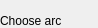
     <widget class="QWidget" name="moveBox">
      <property name="geometry">
       <rect>
        <x>0</x>
        <y>0</y>
        <width>98</width>
        <height>28</height>
       </rect>
      </property>
      <attribute name="label">
       <string>Move</string>
      </attribute>
      <widget class="QLabel" name="label_17">
       <property name="geometry">
        <rect>
         <x>0</x>
         <y>10</y>
         <width>101</width>
         <height>21</height>
        </rect>
       </property>
       <property name="text">
        <string>Choose arc</string>
       </property>
      </widget>
      <widget class="QSpinBox" name="chooseMoveArc">
       <property name="geometry">
        <rect>
         <x>140</x>
         <y>10</y>
         <width>101</width>
         <height>22</height>
        </rect>
       </property>
       <property name="minimum">
        <number>-1</number>
       </property>
       <property name="maximum">
        <number>9999</number>
       </property>
       <property name="value">
        <number>-1</number>
       </property>
      </widget>
      <widget class="QDoubleSpinBox" name="chooseMoveY">
       <property name="geometry">
        <rect>
         <x>140</x>
         <y>100</y>
         <width>101</width>
         <height>22</height>
        </rect>
       </property>
       <property name="minimum">
        <double>-9999.000000000000000</double>
       </property>
       <property name="maximum">
        <double>9999.000000000000000</double>
       </property>
       <property name="singleStep">
        <double>0.010000000000000</double>
       </property>
      </widget>
      <widget class="QLabel" name="label_18">
       <property name="geometry">
        <rect>
         <x>0</x>
         <y>130</y>
         <width>101</width>
         <height>21</height>
        </rect>
       </property>
       <property name="text">
        <string>Move Z</string>
       </property>
      </widget>
      <widget class="QLabel" name="label_19">
       <property name="geometry">
        <rect>
         <x>0</x>
         <y>70</y>
         <width>101</width>
         <height>21</height>
        </rect>
       </property>
       <property name="text">
        <string>Move X</string>
       </property>
      </widget>
      <widget class="QDoubleSpinBox" name="chooseMoveX">
       <property name="geometry">
        <rect>
         <x>140</x>
         <y>70</y>
         <width>101</width>
         <height>22</height>
        </rect>
       </property>
       <property name="minimum">
        <double>-9999.000000000000000</double>
       </property>
       <property name="maximum">
        <double>9999.000000000000000</double>
       </property>
       <property name="singleStep">
        <double>0.010000000000000</double>
       </property>
      </widget>
      <widget class="QLabel" name="label_20">
       <property name="geometry">
        <rect>
         <x>0</x>
         <y>100</y>
         <width>101</width>
         <height>21</height>
        </rect>
       </property>
       <property name="text">
        <string>Move Y</string>
       </property>
      </widget>
      <widget class="QDoubleSpinBox" name="chooseMoveZ">
       <property name="geometry">
        <rect>
         <x>140</x>
         <y>130</y>
         <width>101</width>
         <height>22</height>
        </rect>
       </property>
       <property name="minimum">
        <double>-9999.000000000000000</double>
       </property>
       <property name="maximum">
        <double>9999.000000000000000</double>
       </property>
       <property name="singleStep">
        <double>0.010000000000000</double>
       </property>
      </widget>
      <widget class="QLabel" name="label_21">
       <property name="geometry">
        <rect>
         <x>0</x>
         <y>40</y>
         <width>131</width>
         <height>21</height>
        </rect>
       </property>
       <property name="text">
        <string>Choose control point</string>
       </property>
      </widget>
      <widget class="QSpinBox" name="chooseMoveCtrlPoint">
       <property name="geometry">
        <rect>
         <x>140</x>
         <y>40</y>
         <width>101</width>
         <height>22</height>
        </rect>
       </property>
       <property name="maximum">
        <number>3</number>
       </property>
      </widget>
     </widget>
